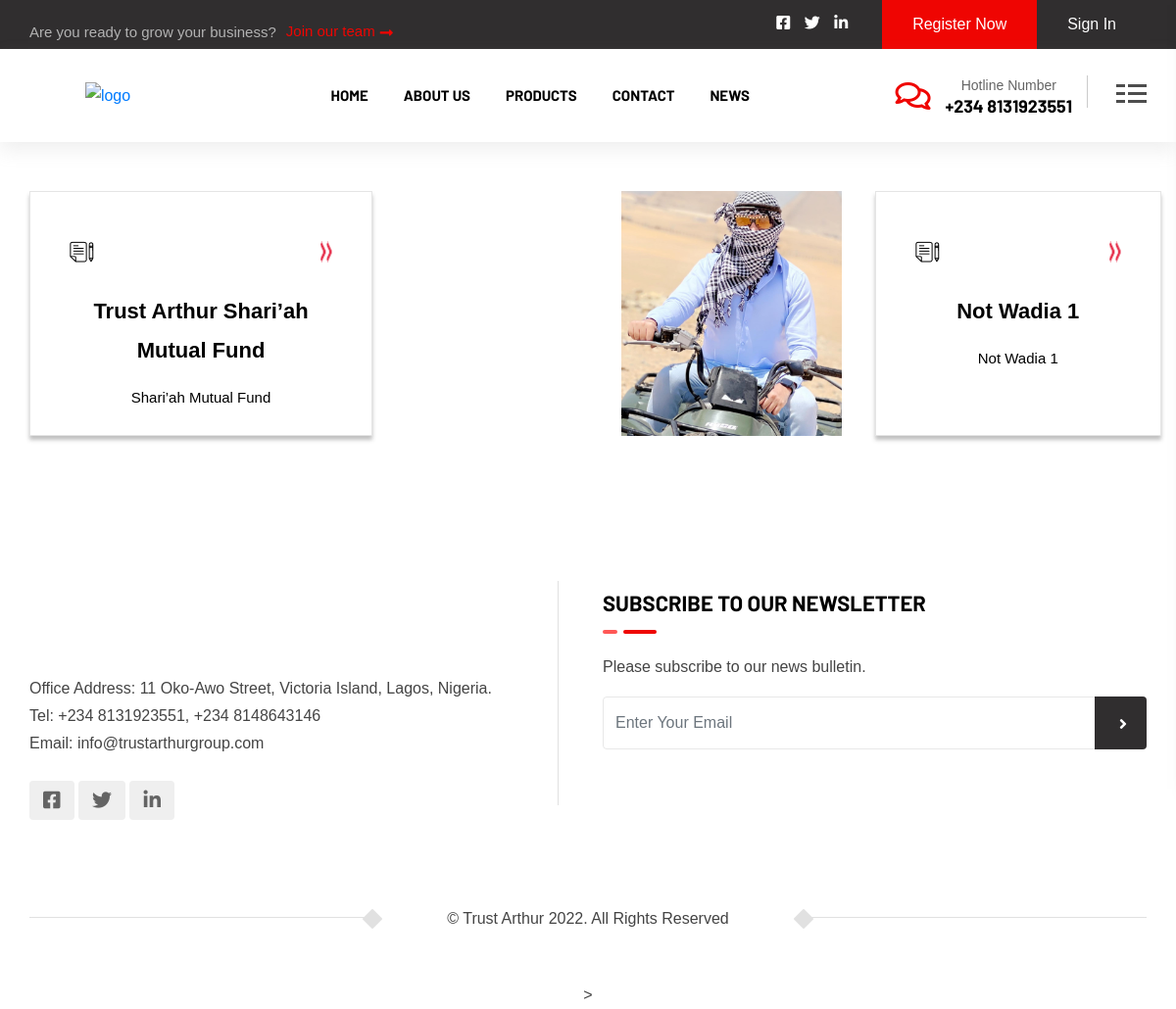
The app's page /subproduct/8 with its own data.
### accounts/models.py (models this page shows, shortened)
class Product(models.Model):
    typeofuser = models.CharField(choices= CATEGORY_CHOICES, max_length=200)
    title = models.CharField(max_length=200)
    title2 = models.CharField(max_length=200)
    product_image = models.ImageField(upload_to='productpic')

class SubProduct(models.Model):
 try:
    product = models.ForeignKey(Product, on_delete=models.CASCADE)
    sub_title = models.CharField(max_length=200)
    sub_title2 = models.CharField(max_length=200)
    duration_year = models.CharField(max_length=200,default='None')
    duration_month = models.CharField(max_length=200,default='None')
    selling_price = models.IntegerField()
    Principle = models.IntegerField()
    Rate = models.IntegerField()
    Date = models.DateField()
    benifits = models.TextField(default='None')
    plan_feature = models.TextField(default='None')
    sub_product_image = models.ImageField(upload_to='subproductpic')
    Total_S = models.FloatField(default='None')
    Minemun_O = models.FloatField(default='None')
    Scope =  models.TextField()
    Assign = models.CharField(max_length=200)
    def str(self):
        return str(self.id)
 except Exception as e:
    print(e)

### accounts/views.py (the view, shortened to what this page needs)
# urls.py: path('subproduct/<int:id>', views.subproduct, name='subproduct'),
def subproduct(request,id):
    logged_id = False
    query = ''
    product = Product.objects.get(id=id)
    if request.user.is_authenticated:
        logged_id = True
    print(logged_id)
    if logged_id == False:
        query = "select * from accounts_subproduct where Scope = 'Public' and product_id =  "+ str(id)
    subproduct = SubProduct.objects.raw(query)
    return render(request, 'accounts/subproduct.html',{'product':product,'subproduct':subproduct})

### accounts/templates/accounts/subproduct.html (shortened to what this page needs)
{% extends 'accounts/base.html' %}
{% load static %}
{% block main-content %}
        <link rel="stylesheet" href="{% static 'todo/css/product.css' %}" />
        <div class="container">
            <div class="row">
                <div class="col-md-6">
                    <div class="product-container sidediv">
                        <div class="product-content">
                            <div class="right-box">
                                <div class="img">
                                    <img src="../static/todo/img/product/Group.png" alt="note">
                                    <img src="../static/todo/img/product/arrow.png" alt="click here">
                                </div>
                                <p><b>{{product.title}}</b></p>
                                <p>{{product.title2}}</p>
                            </div>
                        </div>
                    </div>
                </div>
                <div class="col-md-6">
                    <div class="product-container">
                        <div class="row">
                            {% if subproduct %}
                            {% for sp in subproduct %}
                            <div class="col-md-12 mb-5">
                                <a href="{% url 'productdetail' sp.id %}">
                                    <div class="product-content row">
                                        <div class="left-box col-md-6">
                                            <img src="{{sp.sub_product_image.url}}" alt="product img" class="">
                                        </div>
                                        <div class="right-box col-md-6">
                                            <div class="img">
                                                <img src="../static/todo/img/product/Group.png" alt="note">
                                                <img src="../static/todo/img/product/arrow.png" alt="click here">
                                            </div>
                                            <p><b>{{sp.sub_title}}</b></p>
                                            <p>{{sp.sub_title2}}</p>
                                        </div>
                                    </div>
                                </a>
                            </div>
                    {% endfor %}
                    {% endif %}
                </div>
                    </div>
                </div>
            </div>
        </div>
{% endblock main-content %}

### accounts/static/todo/css/my-style.css (style rules this page uses)
body { background: offwhite; font-family: Arial, sans-serif; text-align: center; }
p { margin: 1em 0; font-size: 16px; }

### accounts/static/accounts/css/style.css (style rules this page uses)
body, html { margin: 0; padding: 0; overflow-x: hidden; }

### accounts/static/todo/css/product.css (style rules this page uses)
* { margin: 0; padding: 0; box-sizing: border-box; }
.product-container { margin: 50px auto; display: flex; flex-wrap: wrap; gap: 60px; }
.product-content { display: flex; justify-content: center; align-items: center; transition: 0.5s; }
.sidediv { display: flex; justify-content: flex-start; align-items: center; transition: 0.5s; }
.left-box img { max-width: 278px; min-width: 278px; min-height: 250px; max-height: 250px; object-fit: cover; }
.right-box { width: 350px; border: 1px solid #E5E5E5; box-shadow: 0px 4px 4px rgba(0, 0, 0, 0.25); padding-top: 50px; padding-left: 40px; padding-right: 40px; min-height: 250px; }
.right-box .img { display: flex; justify-content: space-between; padding-bottom: 15px; }
.right-box p b { font-weight: 700; font-size: 22px; line-height: 40px; color: black; }
.right-box p { font-weight: 400; font-size: 15px; line-height: 26px; color: black; }
a { text-decoration: none; }
@media (min-width: 1024px) and (max-width: 1366px) { .left-box img { max-width: 225px; min-width: 225px; } }

### records on screen
Product: title "Trust Arthur Shari’ah Mutual Fund", title2 "Shari’ah Mutual Fund"
SubProduct: sub_product_image (picture), sub_title "Not Wadia 1", sub_title2 "Not Wadia 1"
